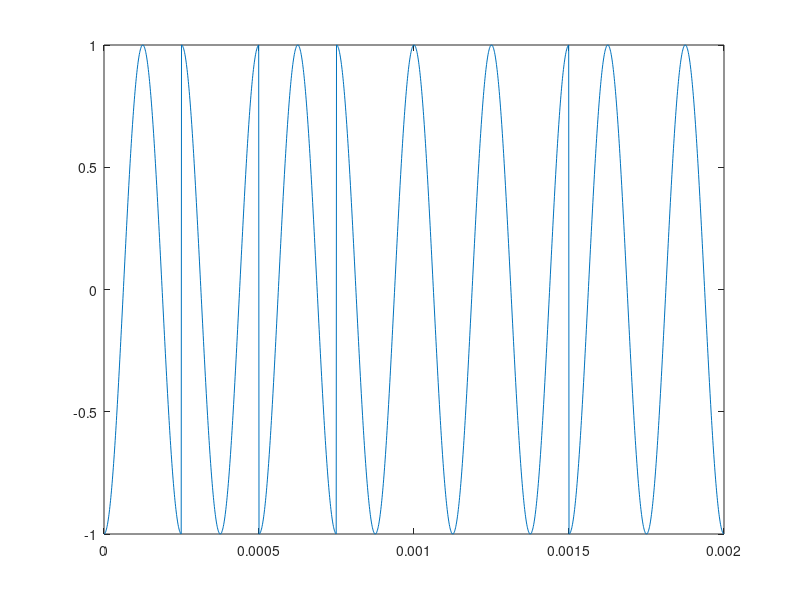

The MATLAB source for this figure:
ts=1E-6;
bit_pattern=[1 0 1 0 0 0 1 1];
spb=250;
tmax=(length(bit_pattern)*spb-1)*ts;
t=0:ts:tmax;



%generating info signal
x=[];
for i=1:length(bit_pattern)
    if(i==1)
        x(1:spb)=bit_pattern(1);
    else
        x((i-1)*spb+1:(i*spb))=bit_pattern(i);
    end
end
% plot(t,x)

%psk
psk=[];
for i=1:length(bit_pattern)
    if (bit_pattern(i)==0)
        t1=(i-1)*spb*ts:ts:((i*spb)-1)*ts;
        mod=cos(2*pi*4E3*t1);
    else (bit_pattern(i)==1)
        t1=(i-1)*spb*ts:ts:((i*spb)-1)*ts;
        mod=cos(2*pi*4E3*t1+pi);
    end
    psk=[psk mod];
end
plot(t,psk);
    
        

